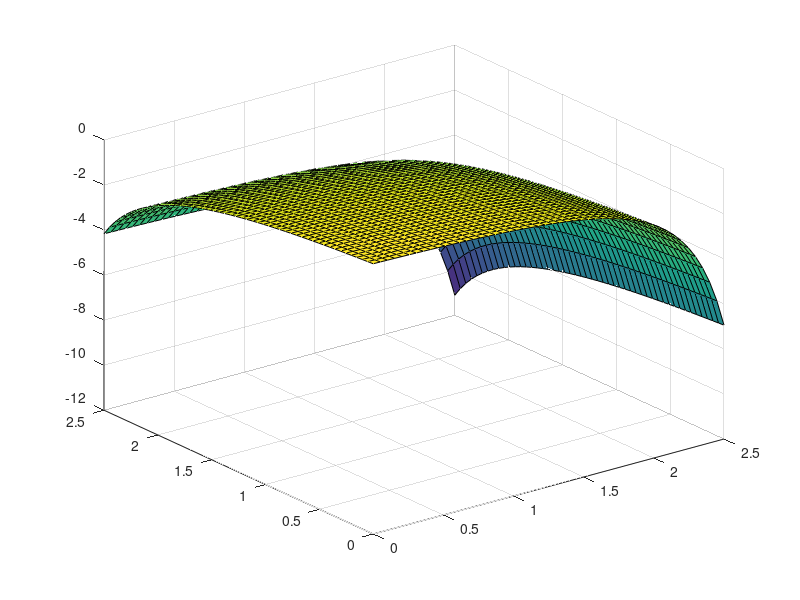

MATLAB code for this plot:
x1 = linspace(0,2.5,50);
x2 = linspace(0,2.5,50);

[X1, X2] = meshgrid(x1,x2);


%% Funnel Options
alpha  = 3;
lambda = 0.1;

psi = lambda+alpha;

%% Control
u = @(x1,x2) min(-x1./(psi-x1).^2 -x2./(psi-x2),1);

%f_norm = @(x1,x2) sqrt(x1.^2 + u(x1,x2)^2);
%Z = surf(X1,X2,f_norm(X1,X2));

%%
f1 = @(x1,x2,t) x2;
Z  = surf(X1,X2,u(X1,X2));
[Fx1, Fx2] = gradient(u(X1,X2));
max(-Fx1(:))
max(-Fx2(:));


